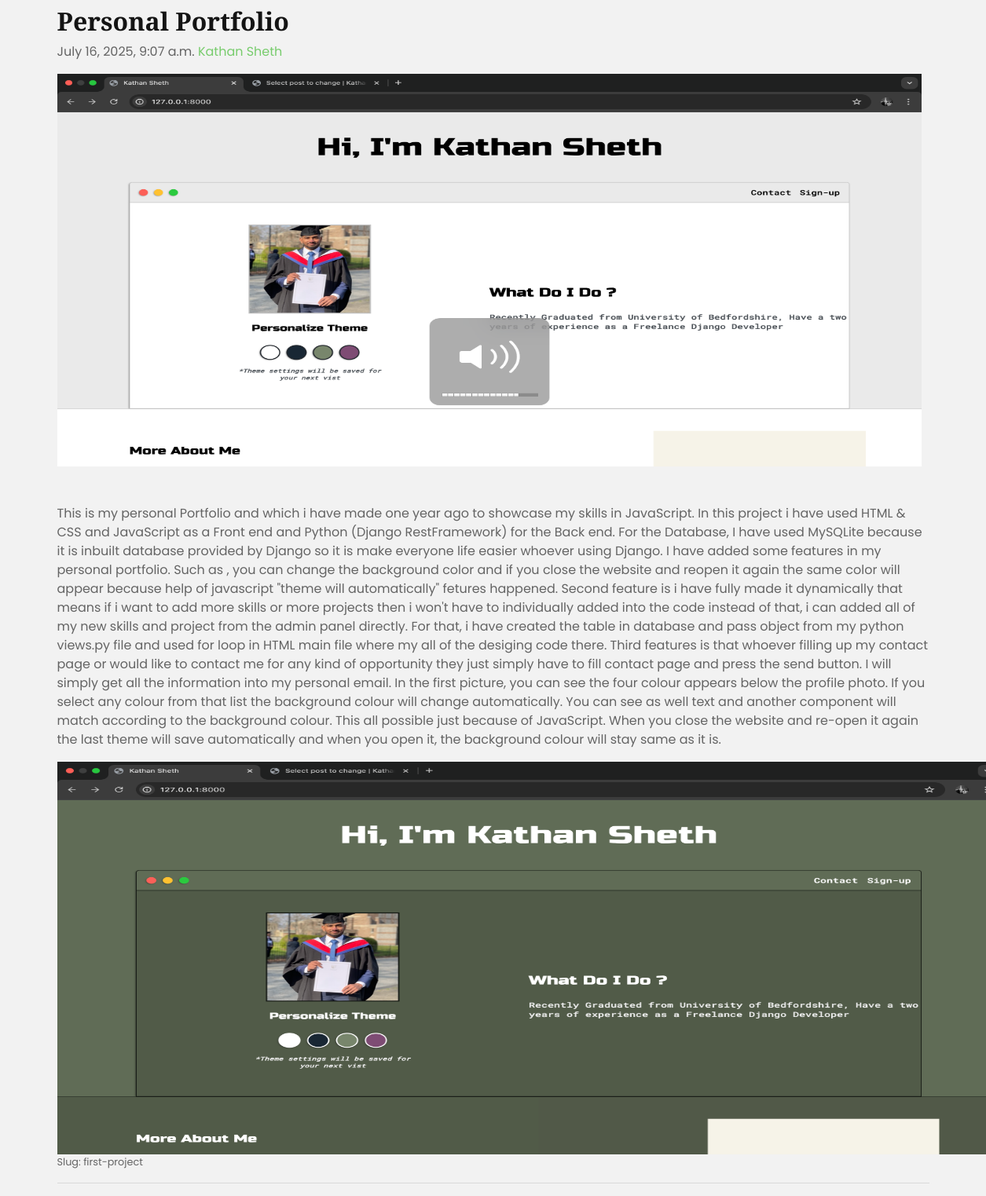
Page /home/projectpost/first-project/ on the committed database.
### Home/models.py (models this page shows, shortened)
class Post(models.Model):
    sno = models.AutoField(primary_key=True)
    author = models.CharField(max_length=100)
    timestamp = models.DateTimeField(blank=True)
    title = models.CharField(max_length=150)
    slug = models.CharField(max_length=130, unique=True, blank=True)
    github_url = models.URLField(max_length=300, blank=True)
    content = models.TextField()

### Home/views.py (the view)
# urls.py: path('home/projectpost/<slug:slug>/', views.projectpost, name="projectpost"),
def projectpost(request, slug):
    post = get_object_or_404(Post, slug=slug)
    return render(request, 'home/projectpost.html', {'post':post})

### Home/templates/home/projectpost.html (shortened to what this page needs)
{% load static %}
<html lang="en">
    <head>
        <link href="https://cdnjs.cloudflare.com/ajax/libs/font-awesome/5.10.0/css/all.min.css" rel="stylesheet">
        <link href="{% static 'lib/owlcarousel/assets/owl.carousel.min.css' %}" rel="stylesheet">
        <link href="{% static 'lib/lightbox/css/lightbox.min.css' %}" rel="stylesheet">
        <link href="{% static 'css/style.css' %}" rel="stylesheet">
    </head>
    <body>
            <div class="container my-2">
                <div class="project-post">
                    <h2 class="project-post-title">{{post.title}}</h2>
                    <p class="project-post-meta">{{post.timestamp}} <a href="#">{{post.author}}</a></p>
                    <img src="{% static 'img/ss1.png' %}" alt="pictures" width="1100" height="500">
                    <br>
                    <br>
                    <br>
                    <p>{{post.content|safe}}</p>
                    <img src="{% static 'img/ss2.png' %}" alt="picture" width="1200" height="500">
                    <p><small>Slug: {{post.slug}}</small></p>
                    <hr>
                </div>
            </div>
</body>
</html>

### rows in the picture
Post: title "Personal Portfolio", timestamp "July 16, 2025, 9:07 a.m.", author "Kathan Sheth", content "This is my personal Portfolio and which i have made one year ago to showcase my skills in JavaScript. In this project i have used HTML & CSS and JavaScript as a Front end and Python (Django RestFramework) for the Back end. For the Database, I have used MySQLite because it is inbuilt database provided by Django so it is make everyone life easier whoever using Django. I have added some features in my personal portfolio. Such as , you can change the background color and if you close the website and reopen it again the same color will appear because help of javascript \"theme will automatically\" fetures happened. Second feature is i have fully made it dynamically that means if i want to add more…", slug "first-project"
